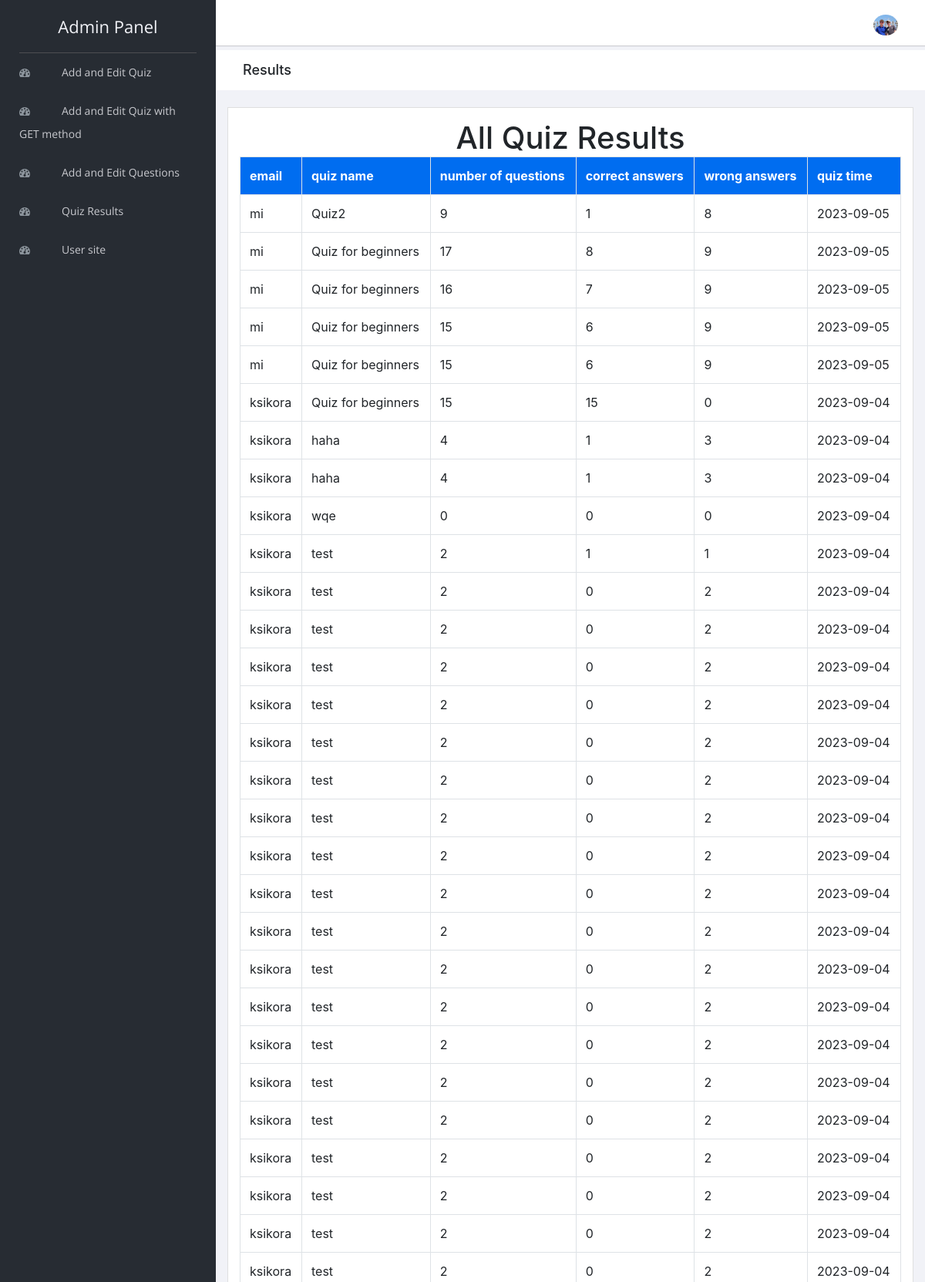
The page /admin/old-quiz-results.php (signed in, upper part) on the database its author committed.
### tables this page shows
CREATE TABLE `quiz_results` (
  `id` int(5) NOT NULL,
  `email` varchar(100) NOT NULL,
  `type` varchar(100) NOT NULL,
  `total_question` varchar(100) NOT NULL,
  `correct_answer` varchar(100) NOT NULL,
  `wrong_answer` varchar(100) NOT NULL,
  `time` varchar(50) NOT NULL
);

### admin/old-quiz-results.php (the view, shortened to what this page needs)
<?php
include "header.php";
include "../connection.php";
    ?>
        <div class="breadcrumbs">
            <div class="col-sm-4">
                <div class="page-header float-left">
                    <div class="page-title">
                        <h1>Results</h1>
                    </div>
                </div>
            </div>
        </div>
        <div class="content mt-3">
            <div class="animated fadeIn">
                <div class="row">
                    <div class="col-lg-12">
                        <div class="card">
                            <div class="card-body">
                            <center>
                <h1>All Quiz Results</h1>
                </center>
                <?php
                $res=mysqli_query($link,"select * from quiz_results order by id desc");
                $count=mysqli_num_rows($res);
                if($count==0)
                {
                    ?>
                    <center>
                        <h1>You haven't solved any italian quiz yet!</h1>
                    </center>
                    <?php
                }
                else
                {
                    echo "<table class='table table-bordered'>";
                    echo "<tr style='background-color: #006df0; color:white'>";
                    echo "<th>"; echo "email"; echo "</th>";
                    echo "<th>"; echo "quiz name"; echo "</th>";
                    echo "<th>"; echo "number of questions"; echo "</th>";
                    echo "<th>"; echo "correct answers"; echo "</th>";
                    echo "<th>"; echo "wrong answers"; echo "</th>";
                    echo "<th>"; echo "quiz time"; echo "</th>";
                    echo "</tr>";
                    while($row=mysqli_fetch_array($res))
                    {
                        echo "<tr>";
                        echo "<td>"; echo $row["email"]; echo "</td>";
                        echo "<td>"; echo $row["type"]; echo "</td>";
                        echo "<td>"; echo $row["total_question"]; echo "</td>";
                        echo "<td>"; echo $row["correct_answer"]; echo "</td>";
                        echo "<td>"; echo $row["wrong_answer"]; echo "</td>";
                        echo "<td>"; echo $row["time"]; echo "</td>";
                        echo "</tr>";
                    }
                    echo "</table>";
                }
                ?>
                            </div>
                        </div>
                    </div>
                                            </div>
                                        </div>
                                    </div>
<?php
include "footer.php";
?>

### rows shown on the page
quiz_results: email "mi", type "Quiz2", total_question "9", correct_answer "1", wrong_answer "8", time "2023-09-05"
quiz_results: email "mi", type "Quiz for beginners", total_question "17", correct_answer "8", wrong_answer "9", time "2023-09-05"
quiz_results: email "mi", type "Quiz for beginners", total_question "16", correct_answer "7", wrong_answer "9", time "2023-09-05"
quiz_results: email "mi", type "Quiz for beginners", total_question "15", correct_answer "6", wrong_answer "9", time "2023-09-05"
quiz_results: email "mi", type "Quiz for beginners", total_question "15", correct_answer "6", wrong_answer "9", time "2023-09-05"
quiz_results: email "ksikora", type "Quiz for beginners", total_question "15", correct_answer "15", wrong_answer "0", time "2023-09-04"
quiz_results: email "ksikora", type "haha", total_question "4", correct_answer "1", wrong_answer "3", time "2023-09-04"
quiz_results: email "ksikora", type "haha", total_question "4", correct_answer "1", wrong_answer "3", time "2023-09-04"
quiz_results: email "ksikora", type "wqe", total_question "0", correct_answer "0", wrong_answer "0", time "2023-09-04"
quiz_results: email "ksikora", type "test", total_question "2", correct_answer "1", wrong_answer "1", time "2023-09-04"
quiz_results: email "ksikora", type "test", total_question "2", correct_answer "0", wrong_answer "2", time "2023-09-04"
quiz_results: email "ksikora", type "test", total_question "2", correct_answer "0", wrong_answer "2", time "2023-09-04"
quiz_results: email "ksikora", type "test", total_question "2", correct_answer "0", wrong_answer "2", time "2023-09-04"
quiz_results: email "ksikora", type "test", total_question "2", correct_answer "0", wrong_answer "2", time "2023-09-04"
quiz_results: email "ksikora", type "test", total_question "2", correct_answer "0", wrong_answer "2", time "2023-09-04"
quiz_results: email "ksikora", type "test", total_question "2", correct_answer "0", wrong_answer "2", time "2023-09-04"
quiz_results: email "ksikora", type "test", total_question "2", correct_answer "0", wrong_answer "2", time "2023-09-04"
quiz_results: email "ksikora", type "test", total_question "2", correct_answer "0", wrong_answer "2", time "2023-09-04"
quiz_results: email "ksikora", type "test", total_question "2", correct_answer "0", wrong_answer "2", time "2023-09-04"
quiz_results: email "ksikora", type "test", total_question "2", correct_answer "0", wrong_answer "2", time "2023-09-04"
quiz_results: email "ksikora", type "test", total_question "2", correct_answer "0", wrong_answer "2", time "2023-09-04"
quiz_results: email "ksikora", type "test", total_question "2", correct_answer "0", wrong_answer "2", time "2023-09-04"
quiz_results: email "ksikora", type "test", total_question "2", correct_answer "0", wrong_answer "2", time "2023-09-04"
quiz_results: email "ksikora", type "test", total_question "2", correct_answer "0", wrong_answer "2", time "2023-09-04"
quiz_results: email "ksikora", type "test", total_question "2", correct_answer "0", wrong_answer "2", time "2023-09-04"
quiz_results: email "ksikora", type "test", total_question "2", correct_answer "0", wrong_answer "2", time "2023-09-04"
quiz_results: email "ksikora", type "test", total_question "2", correct_answer "0", wrong_answer "2", time "2023-09-04"
quiz_results: email "ksikora", type "test", total_question "2", correct_answer "0", wrong_answer "2", time "2023-09-04"
quiz_results: email "ksikora", type "test", total_question "2", correct_answer "0", wrong_answer "2", time "2023-09-04"
